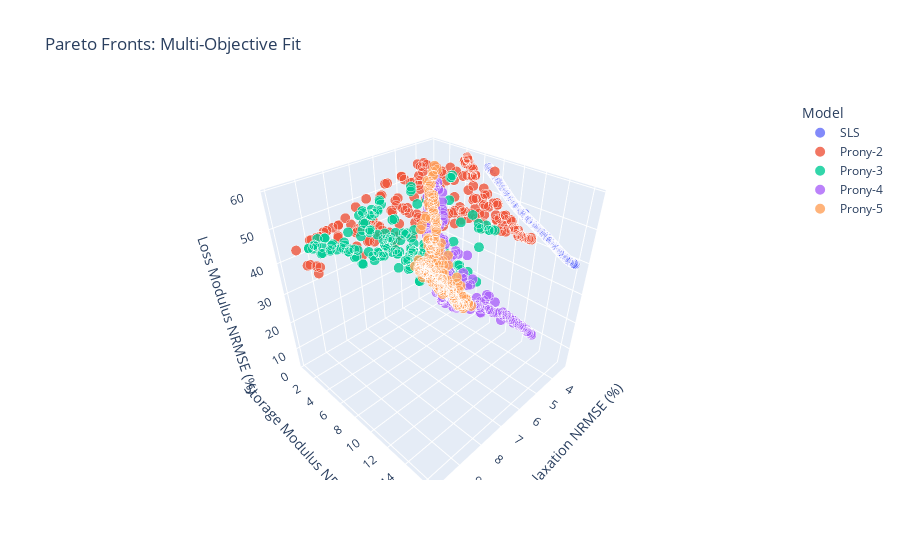

Write notebook code for a chart like this one.
### Markdown cell above
Viscoelastic Fitting

### Code cell
import numpy as np; import os; import plotly.express as px
from pvc_tensile_experiment.Functions import*
from pymoo.core.problem import ElementwiseProblem
from pymoo.algorithms.moo.nsga2 import NSGA2
from pymoo.optimize import minimize
from pymoo.operators.repair.bounds_repair import BoundsRepair


def StressRelaxationData(fileNames):
    stressRelaxData = np.zeros([0, 2])

    for i in fileNames:
        # read and process the data file for strain and stress 
        expTime, strain, _, stress = ViscoelasticDataProcessor('Stress Relaxation Data', i)
        
        # the starting point is 5 before the maximum stress value
        regions = StressRelaxationRegionSelector(expTime, stress)

        for j in range(0, 3):
            # extract the increasing strain regions. since the start is 5 indices from the maximum stress,
            # use these points to get the offset strain and stress
            indexRange = range(regions[0, j], regions[1, j])
            
            # get the stress vector offset
            expTimeOffset = expTime[indexRange][0]
            stressOffset = stress[indexRange][0]
            strainOffset = strain[indexRange][0]

            # reset the index range so the first data point is the maximum stress value.
            indexRange =  range(regions[0, j] + 5, regions[1, j])

            # define the variables 
            expTimeFit = expTime[indexRange] - expTimeOffset
            strainFit = strain[indexRange] - strainOffset
            stressFit = stress[indexRange] - stressOffset
            normStressFit = stressFit/strainFit/1.9

            stressRelaxData = np.vstack([stressRelaxData, np.array([expTimeFit, normStressFit]).T])
    return stressRelaxData[:,0], stressRelaxData[:,1]

def DMAData(name):
    # import the excel file. dont use columns beyond 4 since they're empty  due to 
    # needing a place to put extra comments
    df = pd.read_excel(f"Data/Viscoelastic Data/DMA Data/{name[0]}", header = None, usecols = [0, 2, 3])

    # preallocate the measurement names
    indices = np.hstack([range(51,60), range(63,70)]) #51, 63
    data = df.loc[df.index[indices]].to_numpy(dtype = float)/1.9

    return data[:,0], data[:,1], data[:,2]

# ---------------- Base Class for Multi-Objective Problems ----------------
class BaseViscoProblem(ElementwiseProblem):
    def __init__(self, nVar, xl, xu):
        super().__init__(n_var = nVar, n_obj = 3, n_constr = 0, xl = xl, xu = xu)

    def StressRelaxationRMSE(self, eModel):
        # return np.sqrt(np.mean((eModel - stressRelaxation)**2))/(np.mean(stressRelaxation))*100
        return np.mean(np.abs(eModel - stressRelaxation))/(np.mean(stressRelaxation))*100

    def StorageModRMSE(self, eComplexModel):
        return np.sqrt(np.mean((eComplexModel.real - storageMod)**2))/np.mean(storageMod)*100
    
    def LossModNRMSE(self, eComplexModel):
        return np.sqrt(np.mean((eComplexModel.imag - lossMod)**2))/np.max(lossMod)*100
    
# ---------------- SLS Problem ----------------
class SlsProblem(BaseViscoProblem):
    def __init__(self):
        super().__init__(3,
                         xl = lowerBound[0:3],
                         xu = upperBound[0:3])

    def _evaluate(self, x, out, *args, **kwargs):
        EInf, E1, tau1 = x

        # Stress relaxation
        eTimeModel = EInf + E1*np.exp(-relaxTime/tau1)
        rmseTime = self.StressRelaxationRMSE(eTimeModel)

        # DMA
        eComplexModel = EInf + E1*(1j*omega*tau1)/(1+1j*omega*tau1)
        rmseDMA1 = self.StorageModRMSE(eComplexModel)
        rmseDMA2 = self.LossModNRMSE(eComplexModel)

        out["F"] = [rmseTime, rmseDMA1, rmseDMA2]

# ---------------- 2-Term Prony Problem ----------------
class Prony2Problem(BaseViscoProblem):
    def __init__(self):
        super().__init__(5,
                         xl = lowerBound[0:5],
                         xu = upperBound[0:5])

    def _evaluate(self, x, out, *args, **kwargs):
        EInf, E1, tau1, E2, tau2 = x

        # Stress relaxation
        eTimeModel = EInf + E1*np.exp(-relaxTime/tau1) + E2*np.exp(-relaxTime/tau2)
        rmseTime = self.StressRelaxationRMSE(eTimeModel)

        # DMA
        eComplexModel = EInf \
                      + E1*(1j*omega*tau1)/(1+1j*omega*tau1) \
                      + E2*(1j*omega*tau2)/(1+1j*omega*tau2)
        rmseDMA1 = self.StorageModRMSE(eComplexModel)
        rmseDMA2 = self.LossModNRMSE(eComplexModel)

        out["F"] = [rmseTime, rmseDMA1, rmseDMA2]

# ---------------- 3-Term Prony Problem ----------------
class Prony3Problem(BaseViscoProblem):
    def __init__(self):
        super().__init__(7,
                         xl = lowerBound[0:7],
                         xu = upperBound[0:7])

    def _evaluate(self, x, out, *args, **kwargs):
        EInf, E1, tau1, E2, tau2, E3, tau3 = x

        # Stress relaxation
        eTimeModel = (EInf
                      + E1*np.exp(-relaxTime/tau1)
                      + E2*np.exp(-relaxTime/tau2)
                      + E3*np.exp(-relaxTime/tau3))
        rmseTime = self.StressRelaxationRMSE(eTimeModel)

        # DMA
        eComplexModel = EInf \
                      + E1*(1j*omega*tau1)/(1+1j*omega*tau1) \
                      + E2*(1j*omega*tau2)/(1+1j*omega*tau2) \
                      + E3*(1j*omega*tau3)/(1+1j*omega*tau3)
        rmseDMA1 = self.StorageModRMSE(eComplexModel)
        rmseDMA2 = self.LossModNRMSE(eComplexModel)

        out["F"] = [rmseTime, rmseDMA1, rmseDMA2]
   
# ---------------- 4-Term Prony Problem ----------------
class Prony4Problem(BaseViscoProblem):
    def __init__(self):
        super().__init__(9,
                         xl = lowerBound[0:9],
                         xu = upperBound[0:9])

    def _evaluate(self, x, out, *args, **kwargs):
        EInf, E1, tau1, E2, tau2, E3, tau3, E4, tau4 = x

        # Stress relaxation
        eTimeModel = (EInf
                      + E1*np.exp(-relaxTime/tau1)
                      + E2*np.exp(-relaxTime/tau2)
                      + E3*np.exp(-relaxTime/tau3)
                      + E4*np.exp(-relaxTime/tau4))
        rmseTime = self.StressRelaxationRMSE(eTimeModel)

        # DMA
        eComplexModel = EInf \
                      + E1*(1j*omega*tau1)/(1+1j*omega*tau1) \
                      + E2*(1j*omega*tau2)/(1+1j*omega*tau2) \
                      + E3*(1j*omega*tau3)/(1+1j*omega*tau3) \
                      + E4*(1j*omega*tau4)/(1+1j*omega*tau4)
        
        rmseDMA1 = self.StorageModRMSE(eComplexModel)
        rmseDMA2 = self.LossModNRMSE(eComplexModel)

        out["F"] = [rmseTime, rmseDMA1, rmseDMA2]

# ---------------- 5-Term Prony Problem ----------------
class Prony5Problem(BaseViscoProblem):
    def __init__(self):
        super().__init__(11,
                         xl = lowerBound[0:11],
                         xu = upperBound[0:11])

    def _evaluate(self, x, out, *args, **kwargs):
        EInf, E1, tau1, E2, tau2, E3, tau3, E4, tau4, E5, tau5 = x

        # Stress relaxation
        eTimeModel = (EInf
                      + E1*np.exp(-relaxTime/tau1)
                      + E2*np.exp(-relaxTime/tau2)
                      + E3*np.exp(-relaxTime/tau3)
                      + E4*np.exp(-relaxTime/tau4)
                      + E5*np.exp(-relaxTime/tau5))
        rmseTime = self.StressRelaxationRMSE(eTimeModel)

        # DMA
        eComplexModel = EInf \
                      + E1*(1j*omega*tau1)/(1+1j*omega*tau1) \
                      + E2*(1j*omega*tau2)/(1+1j*omega*tau2) \
                      + E3*(1j*omega*tau3)/(1+1j*omega*tau3) \
                      + E4*(1j*omega*tau4)/(1+1j*omega*tau4) \
                      + E5*(1j*omega*tau5)/(1+1j*omega*tau5)
        
        rmseDMA1 = self.StorageModRMSE(eComplexModel)
        rmseDMA2 = self.LossModNRMSE(eComplexModel)

        out["F"] = [rmseTime, rmseDMA1, rmseDMA2]

# ---------------- Run Optimizations ----------------
def RunPareto(problemClass, label):
    algorithm = NSGA2(pop_size = 250)
    result = minimize(problemClass(),
                      algorithm,
                      ("n_gen", 600),
                      repair = BoundsRepair(),
                      seed = 42,
                      verbose = False)
    df = pd.DataFrame(columns = ['Stress Relaxation NRMSE (%)', 'Storage Modulus NRMSE (%)',
                                                'Loss Modulus NRMSE (%)'])
    
    df['Stress Relaxation NRMSE (%)'] = result.F[:,0]
    df['Storage Modulus NRMSE (%)'] = result.F[:,1]
    df['Loss Modulus NRMSE (%)'] = result.F[:,2]
    df['Model'] = label 
    return result, df


# for plastiRatio in ['P2']:
plastiRatio = 'P2'
if plastiRatio == 'P2':    #EInf    #E1    #tau1   #E2     #tau2   #E3    #tau3   #E4    #tau4   #E5   #tau5
    lowerBound = np.array([2.75e5,   4e4,   1e-3,   2.5e3,  1.6e3,  1e4,   1e0,    5e3,   1e2,   1e3,  1e-2])
    upperBound = np.array([2.85e5,   7e4,   2e0,    6e4,    2.8e3,  7e4,   1e2,    6e4,   5e2,   6e4,  2e0])
    
    
    #         lowerBound = np.array([2.75e5,   4e4,   1e-3,   2.5e3,  1.5e3,  1e4,   1e0,    5e3,   1e2,   1e3,  1e-2])
    # upperBound = np.array([2.85e5,   7e4,   2e0,    6e4,    2.5e3,  7e4,   1e2,    6e4,   5e2,   6e4,  2e1])
        
elif plastiRatio == 'P4':
    lowerBound = np.array([4.6e4, 1e3,  100, 1e3,   5,  1e2,  1e-4,  1e2, 1e-4])
    upperBound = np.array([6.6e4, 1e5, 1800, 1e4, 500,  2e4,    50,  1e4,   10])

elif plastiRatio == 'P6':
    lowerBound = np.array([1.4e4, 1e2,  100, 1e3,   5,  1e2,  1e-4,  1e2, 1e-4])
    upperBound = np.array([3.4e4, 1e4, 1800, 1e4, 500,  2e4,    50,  1e4,   10])

elif plastiRatio == 'P8':
    lowerBound = np.array([5e3,   1e2,  100, 1e3,   5,  1e2,  1e-4,  1e2, 1e-4])
    upperBound = np.array([1.6e4, 1e4, 1800, 1e4, 500,  2e4,    50,  1e4,   10])


# locate stress relaxation data per plasticizer content. combine files for the relaxation time and stress.
fileNames = [i for i in os.listdir(f'Data/Viscoelastic Data/Stress Relaxation Data') if i.endswith('.xlsx') and i.find(plastiRatio) != -1]
relaxTime, stressRelaxation = StressRelaxationData(fileNames)

# remove some of the initial data to help the fitment 
indices = np.where((relaxTime > 10) & (relaxTime < 300))[0]
removedIndices = np.random.choice(indices, size = int(len(indices)*0.6), replace = False)
relaxTime = np.delete(relaxTime, removedIndices)
stressRelaxation = np.delete(stressRelaxation, removedIndices)

# locate DMA data per plasticizer content.
fileNames = [i for i in os.listdir(f'Data/Viscoelastic Data/DMA Data') if i.endswith('.xlsx') and i.find(plastiRatio) != -1]
frequency, storageMod, lossMod = DMAData(fileNames)
omega = 2*np.pi*frequency

# run multi-objective function fitment
resSLS, dfSLS = RunPareto(SlsProblem, "SLS")
resP2, dfP2 = RunPareto(Prony2Problem, "Prony-2")
resP3, dfP3 = RunPareto(Prony3Problem, "Prony-3")
resP4, dfP4 = RunPareto(Prony4Problem, "Prony-4")
resP5, dfP5 = RunPareto(Prony5Problem, "Prony-5")

# store the results into a datafram and plot using plotly
df = pd.concat([dfSLS, dfP2, dfP3, dfP4, dfP5], axis = 0)
fig = px.scatter_3d(df, x = 'Stress Relaxation NRMSE (%)', 
                y = 'Storage Modulus NRMSE (%)', z = 'Loss Modulus NRMSE (%)',
                title = "Pareto Fronts: Multi-Objective Fit", color = df['Model'], opacity = 0.8, size_max = 10, size = np.ones(len(df)))    
fig.show()

### Figure 1 — Plotly figure (JSON) as saved in the notebook; plotly's stock layout.template omitted (floating-point values rounded to 4 significant figures; data arrays with more than 128 entries replaced by an {"elided": "..."} marker saying what was removed)
{"data": [{"hovertemplate": "Model=SLS<br>Stress Relaxation NRMSE (%)=%{x}<br>Storage Modulus NRMSE (%)=%{y}<br>Loss Modulus NRMSE (%)=%{z}<br>size=%{marker.size}<extra></extra>", "legendgroup": "SLS", "marker": {"color": "#636efa", "opacity": 0.8, "size": {"elided": "200 int values"}, "sizemode": "area", "sizeref": 0.01, "symbol": "circle"}, "mode": "markers", "name": "SLS", "scene": "scene", "showlegend": true, "type": "scatter3d", "x": {"elided": "200 float values"}, "y": {"elided": "200 float values"}, "z": {"elided": "200 float values"}}, {"hovertemplate": "Model=Prony-2<br>Stress Relaxation NRMSE (%)=%{x}<br>Storage Modulus NRMSE (%)=%{y}<br>Loss Modulus NRMSE (%)=%{z}<br>size=%{marker.size}<extra></extra>", "legendgroup": "Prony-2", "marker": {"color": "#EF553B", "opacity": 0.8, "size": {"elided": "200 int values"}, "sizemode": "area", "sizeref": 0.01, "symbol": "circle"}, "mode": "markers", "name": "Prony-2", "scene": "scene", "showlegend": true, "type": "scatter3d", "x": {"elided": "200 float values"}, "y": {"elided": "200 float values"}, "z": {"elided": "200 float values"}}, {"hovertemplate": "Model=Prony-3<br>Stress Relaxation NRMSE (%)=%{x}<br>Storage Modulus NRMSE (%)=%{y}<br>Loss Modulus NRMSE (%)=%{z}<br>size=%{marker.size}<extra></extra>", "legendgroup": "Prony-3", "marker": {"color": "#00cc96", "opacity": 0.8, "size": {"elided": "200 int values"}, "sizemode": "area", "sizeref": 0.01, "symbol": "circle"}, "mode": "markers", "name": "Prony-3", "scene": "scene", "showlegend": true, "type": "scatter3d", "x": {"elided": "200 float values"}, "y": {"elided": "200 float values"}, "z": {"elided": "200 float values"}}, {"hovertemplate": "Model=Prony-4<br>Stress Relaxation NRMSE (%)=%{x}<br>Storage Modulus NRMSE (%)=%{y}<br>Loss Modulus NRMSE (%)=%{z}<br>size=%{marker.size}<extra></extra>", "legendgroup": "Prony-4", "marker": {"color": "#ab63fa", "opacity": 0.8, "size": {"elided": "200 int values"}, "sizemode": "area", "sizeref": 0.01, "symbol": "circle"}, "mode": "markers", "name": "Prony-4", "scene": "scene", "showlegend": true, "type": "scatter3d", "x": {"elided": "200 float values"}, "y": {"elided": "200 float values"}, "z": {"elided": "200 float values"}}, {"hovertemplate": "Model=Prony-5<br>Stress Relaxation NRMSE (%)=%{x}<br>Storage Modulus NRMSE (%)=%{y}<br>Loss Modulus NRMSE (%)=%{z}<br>size=%{marker.size}<extra></extra>", "legendgroup": "Prony-5", "marker": {"color": "#FFA15A", "opacity": 0.8, "size": {"elided": "200 int values"}, "sizemode": "area", "sizeref": 0.01, "symbol": "circle"}, "mode": "markers", "name": "Prony-5", "scene": "scene", "showlegend": true, "type": "scatter3d", "x": {"elided": "200 float values"}, "y": {"elided": "200 float values"}, "z": {"elided": "200 float values"}}], "layout": {"legend": {"itemsizing": "constant", "title": {"text": "Model"}, "tracegroupgap": 0}, "scene": {"domain": {"x": [0, 1], "y": [0, 1]}, "xaxis": {"title": {"text": "Stress Relaxation NRMSE (%)"}}, "yaxis": {"title": {"text": "Storage Modulus NRMSE (%)"}}, "zaxis": {"title": {"text": "Loss Modulus NRMSE (%)"}}}, "title": {"text": "Pareto Fronts: Multi-Objective Fit"}}}
